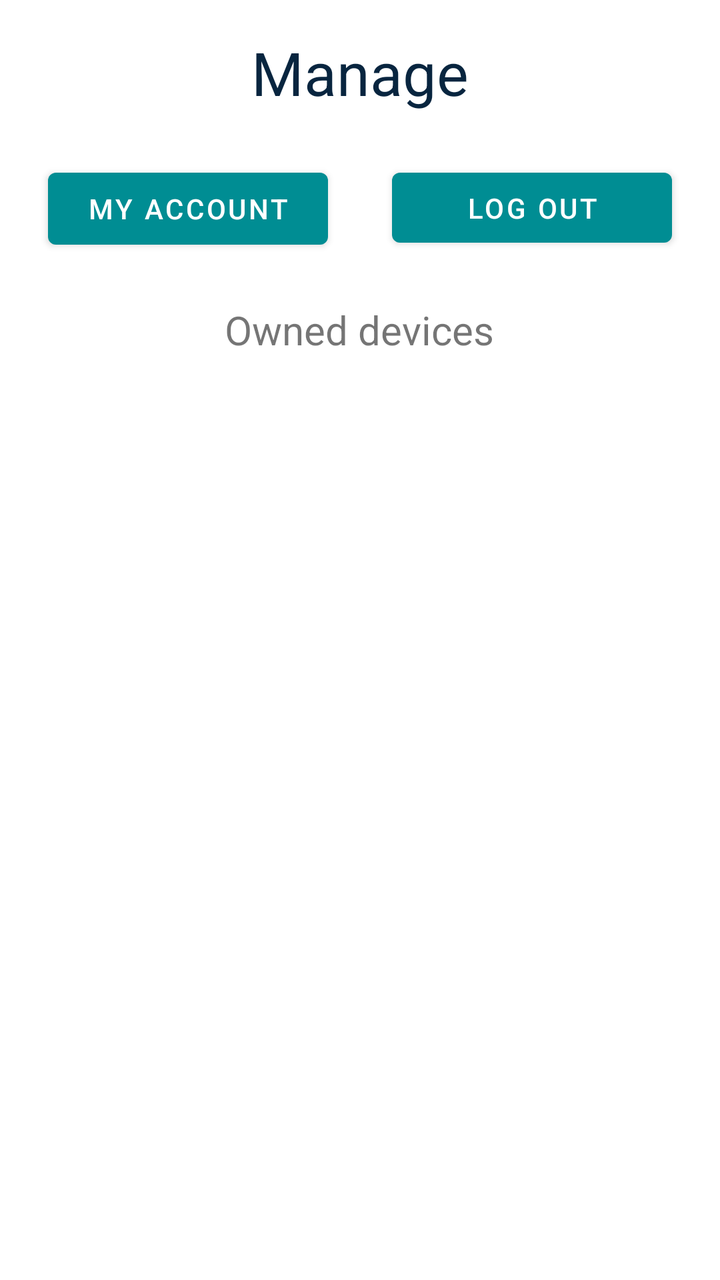
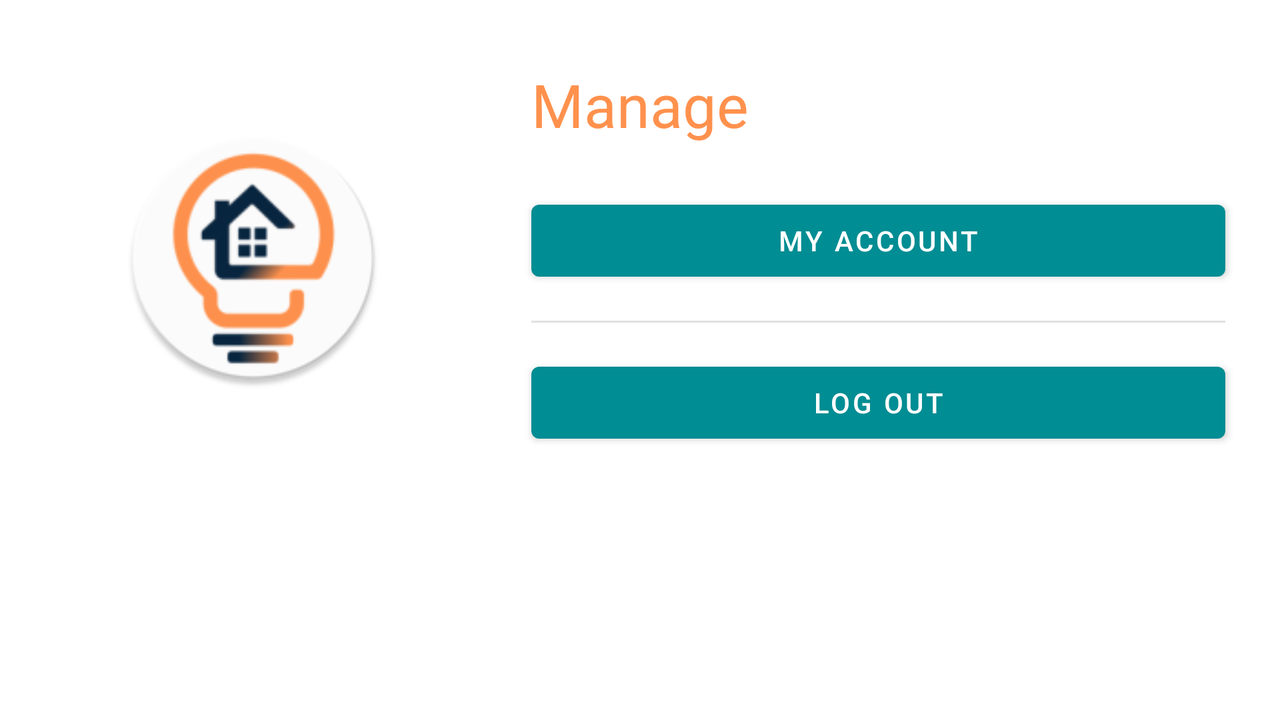

The same Android screen from two of the app's own layout files: first res/layout/ as a phone draws it, then the repository's variant for another configuration, drawn on a device whose configuration selects that folder. Both files follow.
<!-- AndroidManifest.xml: application theme Theme.SmartHomeMobile -->
<!-- res/layout/fragment_manage_logged_in.xml -->
<?xml version="1.0" encoding="utf-8"?>
<FrameLayout xmlns:android="http://schemas.android.com/apk/res/android"
    xmlns:app="http://schemas.android.com/apk/res-auto"
    xmlns:tools="http://schemas.android.com/tools"
    android:layout_width="match_parent"
    android:layout_height="match_parent"
    tools:context=".ManageLoggedInFragment">

    <androidx.constraintlayout.widget.ConstraintLayout
        android:layout_width="match_parent"
        android:layout_height="match_parent">

        <TextView
            android:id="@+id/titleManage"
            android:layout_width="match_parent"
            android:layout_height="wrap_content"
            android:layout_marginStart="24dp"
            android:layout_marginTop="16dp"
            android:layout_marginEnd="24dp"
            android:fontFamily="sans-serif"
            android:text="@string/title_manage"
            android:textAlignment="center"
            android:textColor="@color/textColorBlue"
            android:textSize="30sp"
            app:layout_constraintEnd_toEndOf="parent"
            app:layout_constraintHorizontal_bias="0.0"
            app:layout_constraintStart_toStartOf="parent"
            app:layout_constraintTop_toTopOf="parent" />

        <androidx.recyclerview.widget.RecyclerView
            android:id="@+id/recyclerView"
            android:layout_width="396dp"
            android:layout_height="468dp"
            android:layout_marginBottom="16dp"
            app:layout_constraintBottom_toBottomOf="parent"
            app:layout_constraintEnd_toEndOf="parent"
            app:layout_constraintHorizontal_bias="0.466"
            app:layout_constraintStart_toStartOf="parent"
            app:layout_constraintTop_toBottomOf="@+id/titleOwnedDevices" />

        <Button
            android:id="@+id/btnAccountDetails"
            android:layout_width="0dp"
            android:layout_height="wrap_content"
            android:layout_marginStart="24dp"
            android:layout_marginTop="24dp"
            android:layout_marginEnd="16dp"
            android:text="@string/myAccount"
            app:layout_constraintEnd_toStartOf="@+id/btnLogOut"
            app:layout_constraintHorizontal_bias="0.5"
            app:layout_constraintStart_toEndOf="@+id/btnLogOut"
            app:layout_constraintStart_toStartOf="parent"
            app:layout_constraintTop_toBottomOf="@+id/titleManage" />

        <Button
            android:id="@+id/btnLogOut"
            android:layout_width="0dp"
            android:layout_height="47dp"
            android:layout_marginStart="16dp"
            android:layout_marginTop="24dp"
            android:layout_marginEnd="24dp"
            android:text="@string/logout"
            app:layout_constraintEnd_toEndOf="parent"
            app:layout_constraintHorizontal_bias="0.5"
            app:layout_constraintStart_toEndOf="@+id/btnAccountDetails"
            app:layout_constraintTop_toBottomOf="@+id/titleManage" />

        <TextView
            android:id="@+id/titleOwnedDevices"
            android:layout_width="wrap_content"
            android:layout_height="wrap_content"
            android:layout_marginTop="24dp"
            android:text="@string/ownedDevices"
            android:textSize="20sp"
            app:layout_constraintEnd_toEndOf="parent"
            app:layout_constraintHorizontal_bias="0.498"
            app:layout_constraintStart_toStartOf="parent"
            app:layout_constraintTop_toBottomOf="@+id/btnLogOut" />
    </androidx.constraintlayout.widget.ConstraintLayout>

</FrameLayout>
<!-- resources referenced by this layout -->
<resources>
  <color name="textColorBlue">#08253f</color>
  <string name="logout">Log out</string>
  <string name="myAccount">My account</string>
  <string name="ownedDevices">Owned devices</string>
  <string name="title_manage">Manage</string>
  <style name="Theme.SmartHomeMobile" parent="Theme.MaterialComponents.DayNight.DarkActionBar">
          
          <item name="colorPrimary">@color/primairy</item>
          <item name="colorPrimaryVariant">@color/textColorBlue</item>
          <item name="colorOnPrimary">@color/white</item>
          
          <item name="colorSecondary">@color/accent</item>
          <item name="colorSecondaryVariant">@color/primairy</item>
          <item name="colorOnSecondary">@color/black</item>
          
          <item name="android:statusBarColor" tools:targetApi="l">?attr/colorPrimaryVariant</item>
          
      </style>
  <color name="primairy">#008D93</color>
  <color name="white">#FFFFFFFF</color>
  <color name="accent">#FF914D</color>
  <color name="black">#FF000000</color>
</resources>
<!-- res/layout-land/fragment_manage_logged_in.xml (the repository's variant of the layout above) -->
<!-- drawn on the phone turned sideways -->
<?xml version="1.0" encoding="utf-8"?>
<FrameLayout xmlns:android="http://schemas.android.com/apk/res/android"
    xmlns:app="http://schemas.android.com/apk/res-auto"
    xmlns:tools="http://schemas.android.com/tools"
    android:layout_width="match_parent"
    android:layout_height="match_parent"
    tools:context=".ManageLoggedInFragment">

    <androidx.constraintlayout.widget.ConstraintLayout
        android:layout_width="match_parent"
        android:layout_height="wrap_content">

        <TextView
            android:id="@+id/titleManage"
            android:layout_width="wrap_content"
            android:layout_height="wrap_content"
            android:layout_marginTop="32dp"
            android:fontFamily="sans-serif"
            android:text="@string/title_manage"
            android:textAlignment="center"
            android:textColor="@color/accent"
            android:textSize="30sp"
            app:layout_constraintEnd_toEndOf="parent"
            app:layout_constraintStart_toStartOf="parent"
            app:layout_constraintTop_toTopOf="parent" />

        <Button
            android:id="@+id/btnAccountDetails"
            android:layout_width="347dp"
            android:layout_height="wrap_content"
            android:layout_marginTop="24dp"
            android:text="@string/myAccount"
            app:layout_constraintStart_toStartOf="@+id/titleManage"
            app:layout_constraintTop_toBottomOf="@+id/titleManage" />

        <View
            android:id="@+id/divider3"
            android:layout_width="347dp"
            android:layout_height="1dp"
            android:layout_marginTop="16dp"
            android:background="?android:attr/listDivider"
            app:layout_constraintStart_toStartOf="@+id/titleManage"
            app:layout_constraintTop_toBottomOf="@+id/btnAccountDetails" />

        <Button
            android:id="@+id/btnLogOut"
            android:layout_width="347dp"
            android:layout_height="48dp"
            android:layout_marginTop="16dp"
            android:text="@string/logout"
            app:layout_constraintStart_toStartOf="@+id/divider3"
            app:layout_constraintTop_toBottomOf="@+id/divider3" />

        <ImageView
            android:id="@+id/imageView"
            android:layout_width="139dp"
            android:layout_height="131dp"
            android:layout_marginStart="8dp"
            android:src="@mipmap/ic_launcher_round"
            app:layout_constraintBottom_toBottomOf="@+id/btnLogOut"
            app:layout_constraintEnd_toStartOf="@+id/divider3"
            app:layout_constraintHorizontal_bias="0.412"
            app:layout_constraintStart_toStartOf="parent"
            app:layout_constraintTop_toTopOf="@+id/titleManage" />

    </androidx.constraintlayout.widget.ConstraintLayout>

</FrameLayout>
<!-- resources referenced by the variant -->
<!-- as the phone turned sideways resolves them -->
<resources>
  <color name="accent">#FF914D</color>
  <!-- mipmap ic_launcher_round: png bitmap (mipmap-hdpi, 5130 bytes) -->
  <string name="logout">Log out</string>
  <string name="myAccount">My account</string>
  <string name="title_manage">Manage</string>
  <style name="Theme.SmartHomeMobile" parent="Theme.MaterialComponents.DayNight.DarkActionBar">
          
          <item name="colorPrimary">@color/primairy</item>
          <item name="colorPrimaryVariant">@color/textColorBlue</item>
          <item name="colorOnPrimary">@color/white</item>
          
          <item name="colorSecondary">@color/accent</item>
          <item name="colorSecondaryVariant">@color/primairy</item>
          <item name="colorOnSecondary">@color/black</item>
          
          <item name="android:statusBarColor" tools:targetApi="l">?attr/colorPrimaryVariant</item>
          
      </style>
  <color name="primairy">#008D93</color>
  <color name="textColorBlue">#08253f</color>
  <color name="white">#FFFFFFFF</color>
  <color name="black">#FF000000</color>
</resources>
